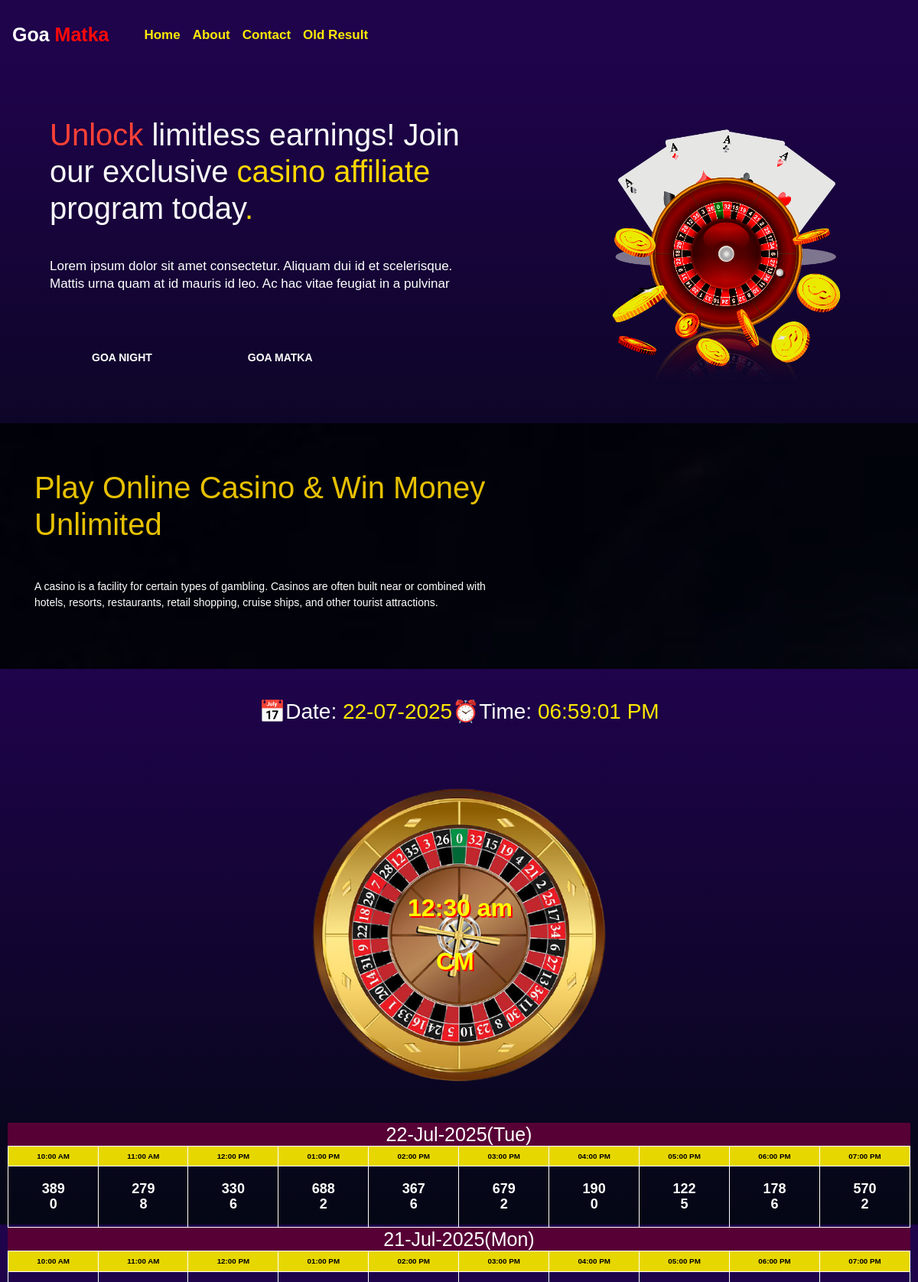
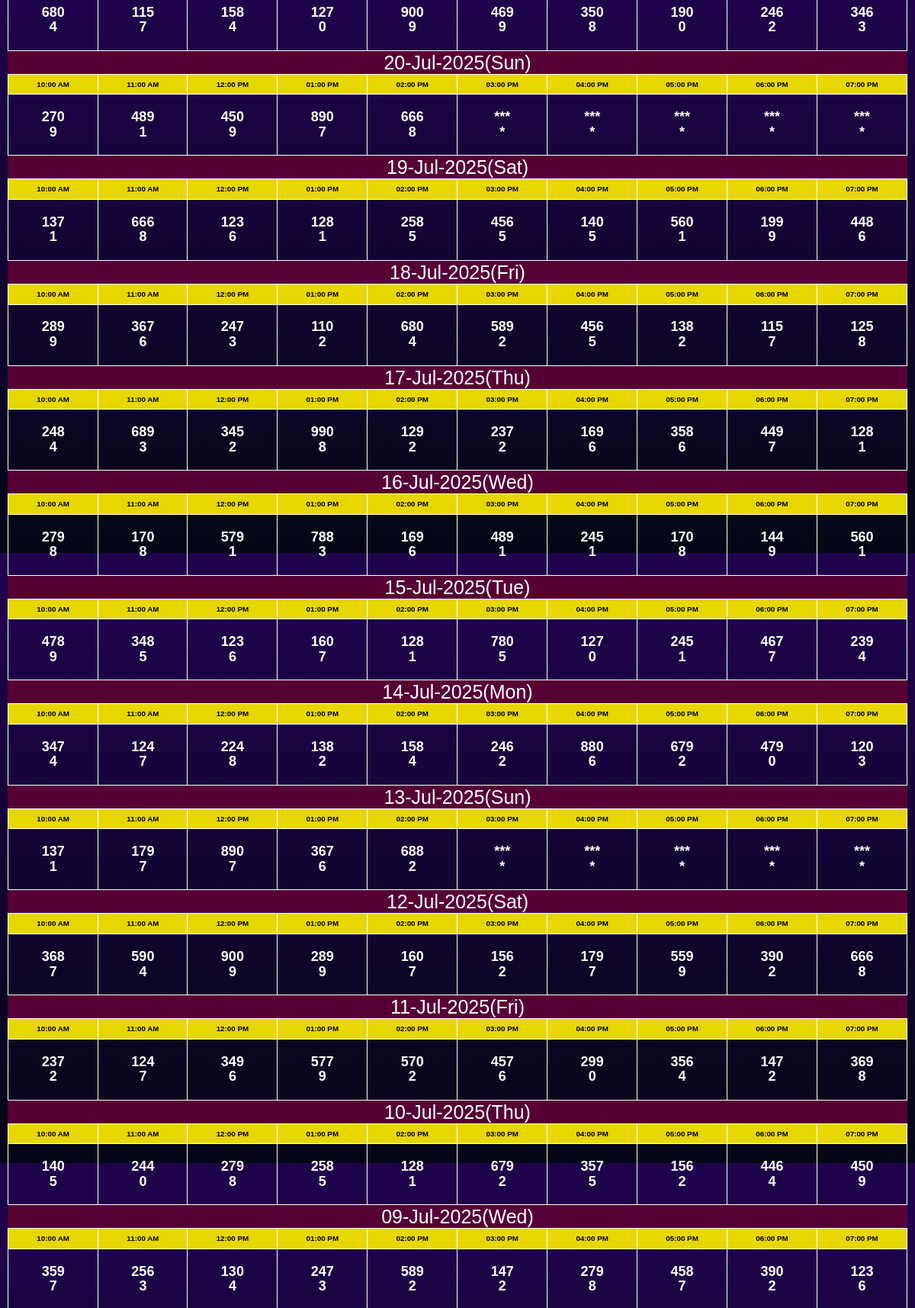
The page /text (upper part) on the database its author committed (2 pictures, top to bottom).
### app.py (models this page shows)
class Result(db.Model):
    __tablename__ = "results"
    id = db.Column(db.Integer, primary_key=True)
    slot_1_1 = db.Column(db.String(1), nullable=True)
    slot_1_3 = db.Column(db.String(3), nullable=True)
    slot_2_1 = db.Column(db.String(1), nullable=True)
    slot_2_3 = db.Column(db.String(3), nullable=True)
    slot_3_1 = db.Column(db.String(1), nullable=True)
    slot_3_3 = db.Column(db.String(3), nullable=True)
    slot_4_1 = db.Column(db.String(1), nullable=True)
    slot_4_3 = db.Column(db.String(3), nullable=True)
    slot_5_1 = db.Column(db.String(1), nullable=True)
    slot_5_3 = db.Column(db.String(3), nullable=True)
    slot_6_1 = db.Column(db.String(1), nullable=True)
    slot_6_3 = db.Column(db.String(3), nullable=True)
    slot_7_1 = db.Column(db.String(1), nullable=True)
    slot_7_3 = db.Column(db.String(3), nullable=True)
    slot_8_1 = db.Column(db.String(1), nullable=True)
    slot_8_3 = db.Column(db.String(3), nullable=True)
    slot_9_1 = db.Column(db.String(1), nullable=True)
    slot_9_3 = db.Column(db.String(3), nullable=True)
    slot_10_1 = db.Column(db.String(1), nullable=True)
    slot_10_3 = db.Column(db.String(3), nullable=True)
    date = db.Column(db.String(30), nullable=False)

### app.py (the view)
@app.route("/text")
def text():
    results = Result.query.order_by(Result.id.desc()).all()
    now = datetime.now(timezone("Asia/Kolkata"))
    currentday = now.strftime('%d-%b-%Y(%a)')
    daily_data = Result.query.filter_by(date=currentday).first()
    daily_extra = Extra.query.filter_by(date=currentday).first()
    start_time = {
    'slot1' : now.replace(hour=10, minute=0, second=0, microsecond=0),
    'slot2' : now.replace(hour=11, minute=0, second=0, microsecond=0),
    'slot3' : now.replace(hour=12, minute=0, second=0, microsecond=0),
    'slot4' : now.replace(hour=13, minute=0, second=0, microsecond=0),
    'slot5' : now.replace(hour=14, minute=0, second=0, microsecond=0),
    'slot6' : now.replace(hour=15, minute=0, second=0, microsecond=0),
    'slot7' : now.replace(hour=16, minute=0, second=0, microsecond=0),
    'slot8' : now.replace(hour=17, minute=0, second=0, microsecond=0),
    'slot9' : now.replace(hour=18, minute=0, second=0, microsecond=0),
    'slot10' : now.replace(hour=19, minute=0, second=0, microsecond=0)
    }
    end_time = {
    'slot1' : now.replace(hour=10, minute=55, second=0, microsecond=0),
    'slot2' : now.replace(hour=11, minute=55, second=0, microsecond=0),
    'slot3' : now.replace(hour=12, minute=55, second=0, microsecond=0),
    'slot4' : now.replace(hour=13, minute=55, second=0, microsecond=0),
    'slot5' : now.replace(hour=14, minute=55, second=0, microsecond=0),
    'slot6' : now.replace(hour=15, minute=55, second=0, microsecond=0),
    'slot7' : now.replace(hour=16, minute=55, second=0, microsecond=0),
    'slot8' : now.replace(hour=17, minute=55, second=0, microsecond=0),
    'slot9' : now.replace(hour=18, minute=55, second=0, microsecond=0),
    'slot10' : now.replace(hour=19, minute=55, second=0, microsecond=0),
    }
    return render_template('text.html', results=results, extra=daily_extra, now=now, start_time=start_time, end_time=end_time, daily_data=daily_data, title="Fastest and Live Online Goa Satta Result only at goasatta.in")

### templates/text.html (shortened to what this page needs)
{% extends 'layout.html' %}
{% block body %}
	<body class="index-body"  style="margin-top: 20px;">
        <section class="hero-banner gradient-1">
            <div class="container-fluid hero-banner-inner">
                <div class="row align-items-center">
                    <div class="col-xxl-6 col-xl-5 col-md-12 order-xl-2">
                        <div class="banner-image text-xl-start text-center">
                            <img class="hero-img" src="/static/banner.png" alt="/banner" >
                        </div>
                    </div>
                    <div class="col-xxl-6 col-xl-7 col-lg-8 ms-xl-0 me-xl-0 ms-auto me-auto order-xl-1">
                        <div class="banner-content">
                            <h1 class="font-sec white ">
                                <span class="color-sec">Unlock</span> limitless earnings! Join our exclusive  <span class="color-primary">casino</span>
                                <span class="color-primary">affiliate</span>  program today<span class="color-primary">.</span>
                            </h1>
                            <p class="text-18">
                                Lorem ipsum dolor sit amet consectetur. Aliquam dui id et scelerisque. Mattis urna quam at id mauris id leo. Ac hac vitae feugiat in a pulvinar
                            </p>
                            <div class="display-button">
                                <a href="about.html" class="cus-btn-1 primary">Goa Night</a>
                                <a href="contact.html" class="cus-btn-1 primary">Goa Matka</a>
                            </div>
                        </div>
                    </div>
                </div>
            </div>
        </section>
	<section class="counter-section pt-120 pb-120">
        <div class="">
			<div class="row g-2 align-items-center">
				<div class="col-xxl-6 col-lg-7 index-extra">
						<h1 class="h1-extra">
							Play Online <span>Casino</span> & Win Money <span>Unlimited</span>
						</h1>
						<br><br>
						<p class="wow fadeInDown p-extra" data-wow-delay="0.5s">
							A casino is a facility for certain types of gambling. Casinos are often built near or
							combined with hotels, resorts, restaurants, retail shopping, cruise ships, and other tourist
							attractions.
						</p>
				</div>
			</div>
        </div>
    </section>
<div class="margin">
		<br /><br />
		<div class="container">
		  <h3 class="text-center small-1">
			<div class="line-change"><span>📅Date: </span><span id="date" style="color: rgb(255, 230, 4);"> </span>
			</div>
			<div class="line-change"><span>⏰Time: </span><span id="time" style="color: rgb(255, 230, 4);"></span>
			</div>
			</h3>
		  <br /> <br> <br>
		</div>
<div class="w-mob">
	<div class="col-xs-12 wheel"style="position: relative;" >
		<div style="position: relative;">
			<img src="/static/round-img.png" class="rotate" alt="CM Satta Matka">
			<center><h2 class="lap">12:30 am</h2></center>
		</div>
	<div class="col-xs-1 lapp">
	<h2 class style="color: yellow;font-weight: 800;">CM</h2>
	</div>
</div>
</div>
    {% for result in results %}
	<div class="">
		<h3 class="center t-h2 date">{{result.date}}</h3>
		<div class="table-container-1">
		  <center>
			<center>
				<div>
				  <table class="tg" cellpadding="2">
					<tbody>
					  <tr class="slot">
						<td>10:00 AM</td>
						<td>11:00 AM</td>
						<td>12:00 PM</td>
						<td>01:00 PM</td>
						<td>02:00 PM</td>
						<td>03:00 PM</td>
						<td>04:00 PM</td>
						<td>05:00 PM</td>
						<td>06:00 PM</td>
						<td>07:00 PM</td>
					  </tr>
					  <tr class="result">
						<td >
						  {% if result.slot_1_3 %}
							  <b>{{result.slot_1_3}}</b>
							  <br>
							  <b>{{result.slot_1_1}}</b>
						  {% else %}
							  <b>***</b>
							  <br>
							  <b>*</b>
						  {% endif %}
						</td>
						<td >
						  {% if result.slot_2_3 %}
							  <b>{{result.slot_2_3}}</b>
							  <br>
							  <b>{{result.slot_2_1}}</b>
						  {% else %}
							  <b>***</b>
							  <br>
							  <b>*</b>
						  {% endif %}
						</td>
						<td >
						  {% if result.slot_3_3 %}
							  <b>{{result.slot_3_3}}</b>
							  <br>
							  <b>{{result.slot_3_1}}</b>
						  {% else %}
							  <b>***</b>
							  <br>
							  <b>*</b>
						  {% endif %}
						</td>
						<td >
						  {% if result.slot_4_3 %}
							  <b>{{result.slot_4_3}}</b>
							  <br>
							  <b>{{result.slot_4_1}}</b>
						  {% else %}
							  <b>***</b>
							  <br>
							  <b>*</b>
						  {% endif %}
						</td>
						<td >
						  {% if result.slot_5_3 %}
							  <b>{{result.slot_5_3}}</b>
							  <br>
							  <b>{{result.slot_5_1}}</b>
						  {% else %}
							  <b>***</b>
							  <br>
							  <b>*</b>
						  {% endif %}
						</td>
						<td >
						  {% if result.slot_6_3 %}
							  <b>{{result.slot_6_3}}</b>
							  <br>
							  <b>{{result.slot_6_1}}</b>
						  {% else %}
							  <b>***</b>
							  <br>
							  <b>*</b>
						  {% endif %}
						</td>
						<td >
						  {% if result.slot_7_3 %}
							  <b>{{result.slot_7_3}}</b>
							  <br>
							  <b>{{result.slot_7_1}}</b>
						  {% else %}
							  <b>***</b>
							  <br>
							  <b>*</b>
						  {% endif %}
						</td>
						<td >
						  {% if result.slot_8_3 %}
							  <b>{{result.slot_8_3}}</b>
							  <br>
							  <b>{{result.slot_8_1}}</b>
						  {% else %}
							  <b>***</b>
							  <br>
							  <b>*</b>
						  {% endif %}
						</td>
						<td >
						  {% if result.slot_9_3 %}
							  <b>{{result.slot_9_3}}</b>
							  <br>
							  <b>{{result.slot_9_1}}</b>
						  {% else %}
							  <b>***</b>
							  <br>
							  <b>*</b>
						  {% endif %}
						</td>
						<td >
						  {% if result.slot_10_3 %}
							  <b>{{result.slot_10_3}}</b>
							  <br>
							  <b>{{result.slot_10_1}}</b>
						  {% else %}
							  <b>***</b>
							  <br>
							  <b>*</b>
						  {% endif %}
						</td>
					  </tr>
					</tbody>
				  </table>
				</div>
			</center>
		</div>
	  </div>
	{% endfor %}
    <br /><br />
	<br><br>
  </body>
<br><br><br><br><br><br>
{% endblock body %}

### templates/layout.html (shortened to what this page needs)
<!DOCTYPE html>
<html lang="en-US" prefix="">
<head>
<link rel="stylesheet" href="https://cdnjs.cloudflare.com/ajax/libs/font-awesome/5.15.4/css/all.min.css">
<link rel="stylesheet" type="text/css" href="{{url_for('static',filename='css/bootstrap/bootstrap.css')}}">
<link rel="stylesheet" type="text/css" href="{{url_for('static',filename='css/index.css')}}">
<link rel="stylesheet" type="text/css" href="{{url_for('static',filename='css/nav.css')}}">
<link rel="stylesheet" type="text/css" href="{{url_for('static',filename='css/all.css')}}">
<link rel="stylesheet" type="text/css" href="{{url_for('static',filename='css/login.css')}}">
<link rel="stylesheet" type="text/css" href="{{url_for('static',filename='css/admin.css')}}">
<link rel="stylesheet" type="text/css" href="{{url_for('static',filename='css/contact.css')}}">
<link rel="stylesheet" type="text/css" href="{{url_for('static',filename='css/about.css')}}">
<link rel="stylesheet" type="text/css" href="{{url_for('static',filename='css/wheel.css')}}">
<link rel="stylesheet" type="text/css" href="{{url_for('static',filename='css/loading.css')}}">
<link rel="stylesheet" type="text/css" href="{{url_for('static',filename='css/hero.css')}}">
    </head>
    <div class="upper-header">
      <nav class="navbar navbar-expand-lg " style="background: #1f034b ;">
        <a class="navbar-brand hide-m" href="/" style="float: left; color: rgb(255, 255, 255); font-weight: 600; font-size: 25px;" >Goa <span style="color: rgb(255, 9, 9);">Matka</span></a>
        <div class="collapse navbar-collapse" id="navbarSupportedContent" >
         <ul class="navbar-nav"  >
          <li class="nav-item ">
            <a class="nav-link" href="/" >Home </a>
          </li>
            <li class="nav-item ">
              <a class="nav-link" href="/about" >About </a>
            </li>
            <li class="nav-item active">
              <a class="nav-link" href="/contact" >Contact</a>
            </li>
            <li class="nav-item active">
              <a class="nav-link" href="/old" >Old Result</a>
            </li>
          </ul>
        </div>
      </nav>
    </div>
{% block body %}
{% endblock body %}
</html>

### static/css/index.css (style rules this page uses)
.p-extra { line-height: 1.5; }
.small-1 { display: flex; flex-direction: row; justify-content: center; }
.text-center { text-align: center; }
.center { display: flex; justify-content: center; }
.margin { margin-left: 10px; margin-right: 10px; }
* { margin: 0; padding: 0; box-sizing: border-box; }
.date { text-align: center; font-size: 25px; color: White; background-color: #570036; height: 50px; margin-top: 0px; margin-bottom: 0px; padding-top: 9px; }
.tg { border: 1px solid black; width: 100%; text-align: center; border-collapse: collapse; border-spacing: 0; }
.tg td { border: 1px solid rgb(255, 255, 255); }
.slot td { padding: 3px; font-size: 70%; font-weight: 900; background-color: #e7d700; color: black; }
.result { height: 80px; }
.result td { font-size: large; font-weight: 900 }

### static/css/nav.css (style rules this page uses)
.navbar-nav { margin: 0; list-style-type: none; font-size: 17px; margin-left:22px; }
.nav-link { color: rgb(255, 234, 5); font-weight: 600; }

### static/css/all.css (style rules this page uses)
html { scroll-behavior: smooth; }

### static/css/login.css (style rules this page uses)
:root { --bg-offset-x: 20%; --bg-offset-y: 25%; }

### static/css/admin.css (style rules this page uses)
:root { --bg-offset-x: 0px; --bg-offset-y: 15%; }

### static/css/about.css (style rules this page uses)
:root { --header-height: 3.5rem; --first-color: hsl(14, 98%, 50%); --black-color: hsl(0, 0%, 0%); --black-color-light: hsl(0, 0%, 40%); --white-color: hsl(0, 0%, 95%); --title-color: hsl(0, 0%, 0%); --text-color: hsl(0, 0%, 35%); --text-color-light: hsl(0, 0%, 64%); --body-color: hsl(0, 0%, 87%); --container-color: hsl(50, 85%, 30%); --body-font: "Bai Jamjuree", sans-serif; --biggest-font-size: 2.5rem; --h1-font-size: 1.75rem; --h2-font-size: 1.25rem; --h3-font-size: 1.125rem; --normal-font-size: 0.938rem; --small-font-size: 0.813rem; --smaller-font-size: 0.75rem; --font-regular: 400; --font-medium: 500; --font-semi-bold: 600; --font-bold: 700; --z-tooltip: 10; --z-fixed: 100; }
@media screen and (min-width: 1150px) { :root { --biggest-font-size: 4.5rem; --h1-font-size: 3rem; --h2-font-size: 1.5rem; --h3-font-size: 1.25rem; --normal-font-size: 1rem; --small-font-size: 0.875rem; --smaller-font-size: 0.813rem; } }
* { box-sizing: border-box; padding: 0; margin: 0; }
@media screen and (min-width: 1150px) { .container { margin-inline: auto; } }

### static/css/wheel.css (style rules this page uses)
.lap { position: absolute; color:yellow; font-weight:700; text-shadow: 2px 2px #ff0000; width: fit-content; margin-top: -300px; margin-left: 133px; }
.w-mob { display: flex; justify-content: center; align-items: center; }
.lapp { position:absolute; color:yellow; text-shadow: 2px 2px #ff0000; font-weight:700; font-size:48px; text-transform:uppercase; animation-name: example; animation-duration:3s; animation-iteration-count:200; transition:color 5s; transition:color 5s; cursor:pointer; -webkit-animation: chak 3s infinite; animation: chak 3s infinite; margin-top: -230px; margin-left: 170px; }
.lapp { font-size: 2em; animation: rotateMirror 6s ease-in-out infinite; -webkit-animation: rotateMirror 6s ease-in-out infinite; }
.rotate { width: 400px; height: 400px; animation: spin 6s ease-in-out infinite; display: block; margin: 0 auto; margin-bottom: 45px; }

### templates/text.html (style rules this page uses)
:root { --theme-color: #B7256E; --theme-one: #FFC827 ; --theme-two: #99754566; --primary-color: #FFC827; --section-bg: #0C1924; --section-bg-two: #35082B; --button-color: #1fb5ac; --secoundary-color: #636363; --paragraph-color: #707070; --background-color: #020C15; --white-color: #fff; --black-color: #000000; --border-color: rgb(240, 240, 240); --ratting-color: #ffd247; }
.pt-120 { padding-top: 60px; }
.pb-120 { padding-bottom: 60px; }
.center { text-align: center; margin: 0 auto; }
.index-extra { padding-left: 60px; padding-right: 60px; }
.h1-extra { color:rgb(231, 193, 0); }
.counter-section { overflow: hidden; background: url('/static/g-2.jpeg') no-repeat center center; background-size: cover; position: relative; background-attachment: fixed; }
.counter-section::before { position: absolute; top: 0; left: 0; right: 0; bottom: 0; width: 100%; height: 100%; content: ""; background-color: rgba(0, 0, 0, 0.8); }
.center { height: 100%; padding: 0; margin: 0; display: flex; align-items: center; justify-content: center; }

### rows shown on the page
Result: date "22-Jul-2025(Tue)", slot_1_3 "389", slot_1_1 "0", slot_2_3 "279", slot_2_1 "8", slot_3_3 "330", slot_3_1 "6", slot_4_3 "688", slot_4_1 "2", slot_5_3 "367", slot_5_1 "6", slot_6_3 "679", slot_6_1 "2", slot_7_3 "190", slot_7_1 "0", slot_8_3 "122", slot_8_1 "5", slot_9_3 "178", slot_9_1 "6", slot_10_3 "570", slot_10_1 "2"
Result: date "21-Jul-2025(Mon)", slot_1_3 "680", slot_1_1 "4", slot_2_3 "115", slot_2_1 "7", slot_3_3 "158", slot_3_1 "4", slot_4_3 "127", slot_4_1 "0", slot_5_3 "900", slot_5_1 "9", slot_6_3 "469", slot_6_1 "9", slot_7_3 "350", slot_7_1 "8", slot_8_3 "190", slot_8_1 "0", slot_9_3 "246", slot_9_1 "2", slot_10_3 "346", slot_10_1 "3"
Result: date "20-Jul-2025(Sun)", slot_1_3 "270", slot_1_1 "9", slot_2_3 "489", slot_2_1 "1", slot_3_3 "450", slot_3_1 "9", slot_4_3 "890", slot_4_1 "7", slot_5_3 "666", slot_5_1 "8"
Result: date "19-Jul-2025(Sat)", slot_1_3 "137", slot_1_1 "1", slot_2_3 "666", slot_2_1 "8", slot_3_3 "123", slot_3_1 "6", slot_4_3 "128", slot_4_1 "1", slot_5_3 "258", slot_5_1 "5", slot_6_3 "456", slot_6_1 "5", slot_7_3 "140", slot_7_1 "5", slot_8_3 "560", slot_8_1 "1", slot_9_3 "199", slot_9_1 "9", slot_10_3 "448", slot_10_1 "6"
Result: date "18-Jul-2025(Fri)", slot_1_3 "289", slot_1_1 "9", slot_2_3 "367", slot_2_1 "6", slot_3_3 "247", slot_3_1 "3", slot_4_3 "110", slot_4_1 "2", slot_5_3 "680", slot_5_1 "4", slot_6_3 "589", slot_6_1 "2", slot_7_3 "456", slot_7_1 "5", slot_8_3 "138", slot_8_1 "2", slot_9_3 "115", slot_9_1 "7", slot_10_3 "125", slot_10_1 "8"
Result: date "17-Jul-2025(Thu)", slot_1_3 "248", slot_1_1 "4", slot_2_3 "689", slot_2_1 "3", slot_3_3 "345", slot_3_1 "2", slot_4_3 "990", slot_4_1 "8", slot_5_3 "129", slot_5_1 "2", slot_6_3 "237", slot_6_1 "2", slot_7_3 "169", slot_7_1 "6", slot_8_3 "358", slot_8_1 "6", slot_9_3 "449", slot_9_1 "7", slot_10_3 "128", slot_10_1 "1"
Result: date "16-Jul-2025(Wed)", slot_1_3 "279", slot_1_1 "8", slot_2_3 "170", slot_2_1 "8", slot_3_3 "579", slot_3_1 "1", slot_4_3 "788", slot_4_1 "3", slot_5_3 "169", slot_5_1 "6", slot_6_3 "489", slot_6_1 "1", slot_7_3 "245", slot_7_1 "1", slot_8_3 "170", slot_8_1 "8", slot_9_3 "144", slot_9_1 "9", slot_10_3 "560", slot_10_1 "1"
Result: date "15-Jul-2025(Tue)", slot_1_3 "478", slot_1_1 "9", slot_2_3 "348", slot_2_1 "5", slot_3_3 "123", slot_3_1 "6", slot_4_3 "160", slot_4_1 "7", slot_5_3 "128", slot_5_1 "1", slot_6_3 "780", slot_6_1 "5", slot_7_3 "127", slot_7_1 "0", slot_8_3 "245", slot_8_1 "1", slot_9_3 "467", slot_9_1 "7", slot_10_3 "239", slot_10_1 "4"
Result: date "14-Jul-2025(Mon)", slot_1_3 "347", slot_1_1 "4", slot_2_3 "124", slot_2_1 "7", slot_3_3 "224", slot_3_1 "8", slot_4_3 "138", slot_4_1 "2", slot_5_3 "158", slot_5_1 "4", slot_6_3 "246", slot_6_1 "2", slot_7_3 "880", slot_7_1 "6", slot_8_3 "679", slot_8_1 "2", slot_9_3 "479", slot_9_1 "0", slot_10_3 "120", slot_10_1 "3"
Result: date "13-Jul-2025(Sun)", slot_1_3 "137", slot_1_1 "1", slot_2_3 "179", slot_2_1 "7", slot_3_3 "890", slot_3_1 "7", slot_4_3 "367", slot_4_1 "6", slot_5_3 "688", slot_5_1 "2"
Result: date "12-Jul-2025(Sat)", slot_1_3 "368", slot_1_1 "7", slot_2_3 "590", slot_2_1 "4", slot_3_3 "900", slot_3_1 "9", slot_4_3 "289", slot_4_1 "9", slot_5_3 "160", slot_5_1 "7", slot_6_3 "156", slot_6_1 "2", slot_7_3 "179", slot_7_1 "7", slot_8_3 "559", slot_8_1 "9", slot_9_3 "390", slot_9_1 "2", slot_10_3 "666", slot_10_1 "8"
Result: date "11-Jul-2025(Fri)", slot_1_3 "237", slot_1_1 "2", slot_2_3 "124", slot_2_1 "7", slot_3_3 "349", slot_3_1 "6", slot_4_3 "577", slot_4_1 "9", slot_5_3 "570", slot_5_1 "2", slot_6_3 "457", slot_6_1 "6", slot_7_3 "299", slot_7_1 "0", slot_8_3 "356", slot_8_1 "4", slot_9_3 "147", slot_9_1 "2", slot_10_3 "369", slot_10_1 "8"
Result: date "10-Jul-2025(Thu)", slot_1_3 "140", slot_1_1 "5", slot_2_3 "244", slot_2_1 "0", slot_3_3 "279", slot_3_1 "8", slot_4_3 "258", slot_4_1 "5", slot_5_3 "128", slot_5_1 "1", slot_6_3 "679", slot_6_1 "2", slot_7_3 "357", slot_7_1 "5", slot_8_3 "156", slot_8_1 "2", slot_9_3 "446", slot_9_1 "4", slot_10_3 "450", slot_10_1 "9"
Result: date "09-Jul-2025(Wed)", slot_1_3 "359", slot_1_1 "7", slot_2_3 "256", slot_2_1 "3", slot_3_3 "130", slot_3_1 "4", slot_4_3 "247", slot_4_1 "3", slot_5_3 "589", slot_5_1 "2", slot_6_3 "147", slot_6_1 "2", slot_7_3 "279", slot_7_1 "8", slot_8_3 "458", slot_8_1 "7", slot_9_3 "390", slot_9_1 "2", slot_10_3 "123", slot_10_1 "6"
